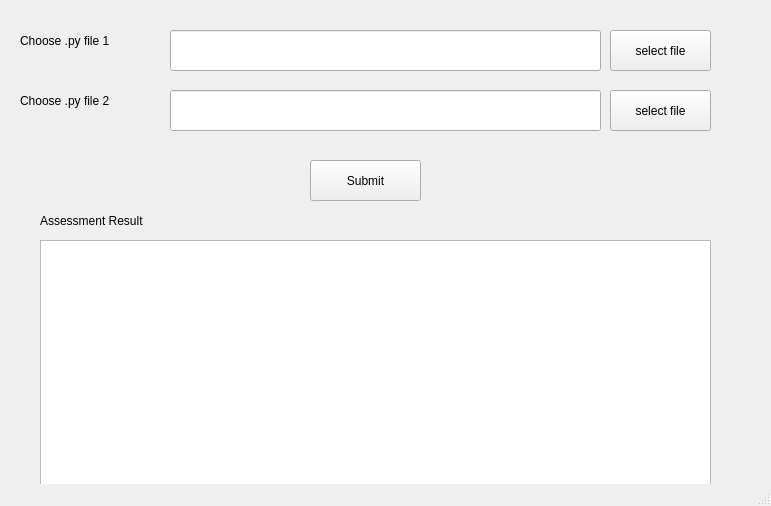
<?xml version="1.0" encoding="UTF-8"?>
<ui version="4.0">
 <class>MainWindow</class>
 <widget class="QMainWindow" name="MainWindow">
  <property name="geometry">
   <rect>
    <x>0</x>
    <y>0</y>
    <width>771</width>
    <height>506</height>
   </rect>
  </property>
  <property name="windowTitle">
   <string>MainWindow</string>
  </property>
  <widget class="QWidget" name="centralwidget">
   <widget class="QPushButton" name="get_file1">
    <property name="geometry">
     <rect>
      <x>610</x>
      <y>30</y>
      <width>101</width>
      <height>41</height>
     </rect>
    </property>
    <property name="text">
     <string>select file</string>
    </property>
   </widget>
   <widget class="QPushButton" name="get_file2">
    <property name="geometry">
     <rect>
      <x>610</x>
      <y>90</y>
      <width>101</width>
      <height>41</height>
     </rect>
    </property>
    <property name="text">
     <string>select file</string>
    </property>
   </widget>
   <widget class="QLabel" name="label">
    <property name="geometry">
     <rect>
      <x>20</x>
      <y>80</y>
      <width>141</width>
      <height>41</height>
     </rect>
    </property>
    <property name="text">
     <string>Choose .py file 2</string>
    </property>
   </widget>
   <widget class="QLabel" name="label_2">
    <property name="geometry">
     <rect>
      <x>20</x>
      <y>20</y>
      <width>141</width>
      <height>41</height>
     </rect>
    </property>
    <property name="text">
     <string>Choose .py file 1</string>
    </property>
   </widget>
   <widget class="QLineEdit" name="file_path1">
    <property name="geometry">
     <rect>
      <x>170</x>
      <y>30</y>
      <width>431</width>
      <height>41</height>
     </rect>
    </property>
   </widget>
   <widget class="QLineEdit" name="file_path2">
    <property name="geometry">
     <rect>
      <x>170</x>
      <y>90</y>
      <width>431</width>
      <height>41</height>
     </rect>
    </property>
   </widget>
   <widget class="QTextEdit" name="textEdit">
    <property name="geometry">
     <rect>
      <x>40</x>
      <y>240</y>
      <width>671</width>
      <height>251</height>
     </rect>
    </property>
   </widget>
   <widget class="QLabel" name="label_3">
    <property name="geometry">
     <rect>
      <x>40</x>
      <y>200</y>
      <width>141</width>
      <height>41</height>
     </rect>
    </property>
    <property name="text">
     <string>Assessment Result</string>
    </property>
   </widget>
   <widget class="QPushButton" name="subit">
    <property name="geometry">
     <rect>
      <x>310</x>
      <y>160</y>
      <width>111</width>
      <height>41</height>
     </rect>
    </property>
    <property name="text">
     <string>Submit</string>
    </property>
   </widget>
  </widget>
  <widget class="QStatusBar" name="statusbar"/>
 </widget>
 <resources/>
 <connections/>
</ui>
